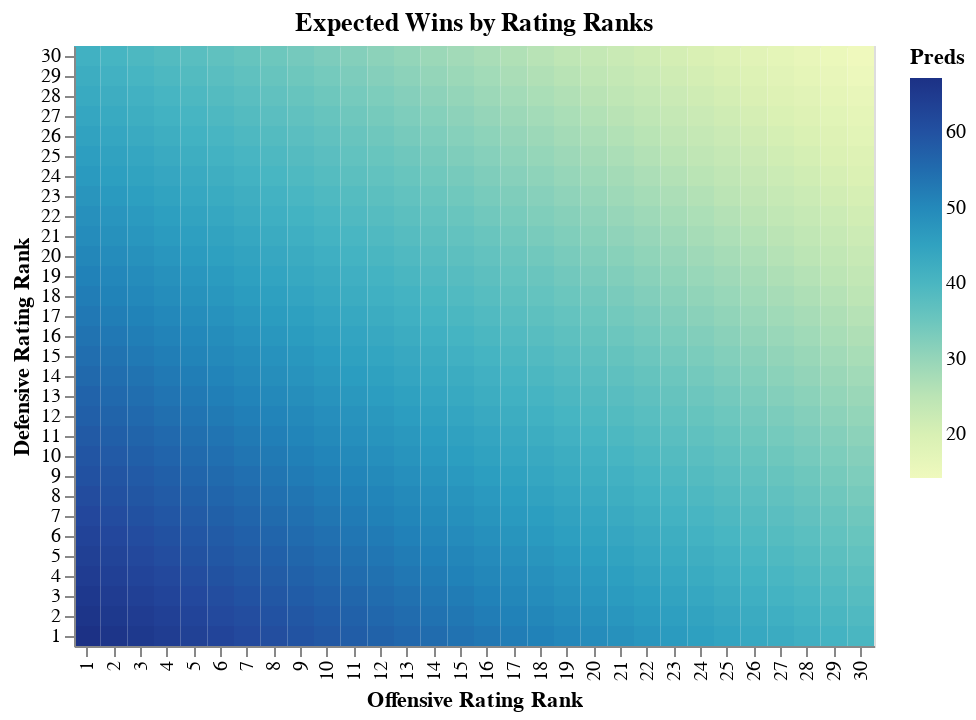

Write notebook code for a chart like this one.
### Code cell
graph

### Figure 1 — Vega-Lite specification as saved in the notebook (floating-point values rounded to 4 significant figures; data arrays with more than 128 entries replaced by an {"elided": "..."} marker saying what was removed)
{"$schema": "https://vega.github.io/schema/vega-lite/v2.6.0.json", "config": {"view": {"height": 300, "width": 400}}, "data": {"name": "data-3361a5c5488cf21266a373c91551a7dd"}, "datasets": {"data-3361a5c5488cf21266a373c91551a7dd": {"elided": "900 records"}}, "encoding": {"color": {"field": "Preds", "type": "quantitative"}, "x": {"axis": {"title": "Offensive Rating Rank"}, "field": "Off_Rating_Rank", "type": "ordinal"}, "y": {"axis": {"title": "Defensive Rating Rank"}, "field": "Def_Rating_Rank", "scale": {"domain": [30, 29, 28, 27, 26, 25, 24, 23, 22, 21, 20, 19, 18, 17, 16, 15, 14, 13, 12, 11, 10, 9, 8, 7, 6, 5, 4, 3, 2, 1]}, "type": "ordinal"}}, "mark": "rect", "title": "Expected Wins by Rating Ranks"}
